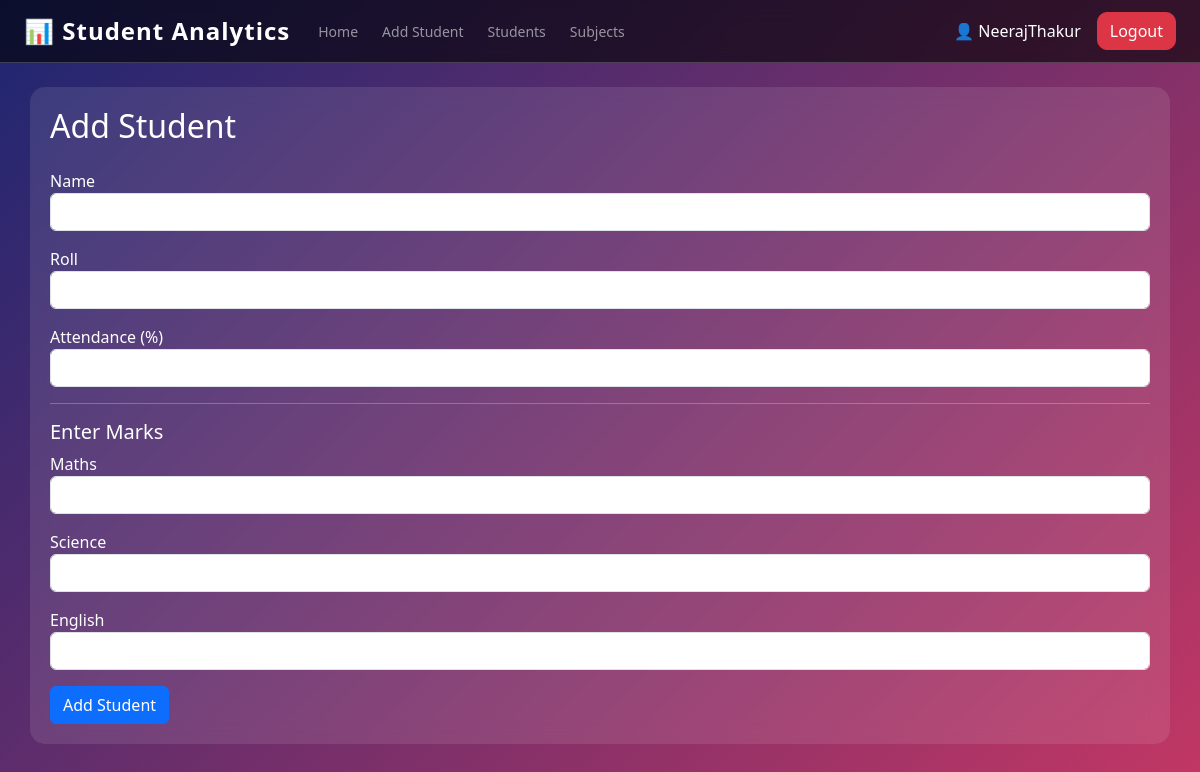
/add (signed in), run on the app's committed database.
### tables this page shows
CREATE TABLE subjects (
        id INTEGER PRIMARY KEY AUTOINCREMENT,
        subject_name TEXT UNIQUE NOT NULL
    );

### app.py (the view)
@app.route("/add")
def add_form():
    if "user_id" not in session:
        return redirect("/login")
    conn = sqlite3.connect("students.db")
    cursor = conn.cursor()
    cursor.execute("SELECT * FROM subjects")
    subjects = cursor.fetchall()
    conn.close()
    return render_template("add_student.html", subjects=subjects)

### templates/add_student.html
{% extends "base.html" %}
{% block content %}
<h2 class="mb-4">Add Student</h2>
<form method="POST" action="/add_student">
    <div class="mb-3">
        <label>Name</label>
        <input type="text" name="name" class="form-control" required>
    </div>
    <div class="mb-3">
        <label>Roll</label>
        <input type="number" name="roll" class="form-control" required>
    </div>
    <div class="mb-3">
        <label>Attendance (%)</label>
        <input type="number" step="0.01" name="attendance" class="form-control" required>
    </div>
    <hr>
    <h5>Enter Marks</h5>
    {% for subject in subjects %}
    <div class="mb-3">
        <label>{{ subject[1] }}</label>
        <input type="number" step="0.01"
               name="subject_{{ subject[0] }}"
               class="form-control" required>
    </div>
    {% endfor %}
    <button type="submit" class="btn btn-primary">
        Add Student
    </button>
</form>
{% endblock %}

### templates/base.html (style rules this page uses)
body { background: linear-gradient(135deg,#1d2671,#c33764); color: white; min-height: 100vh; }

### data on the page
subjects: subject_name "Maths"
subjects: subject_name "Science"
subjects: subject_name "English"

### other printed values
{{ session.username }} "NeerajThakur"
